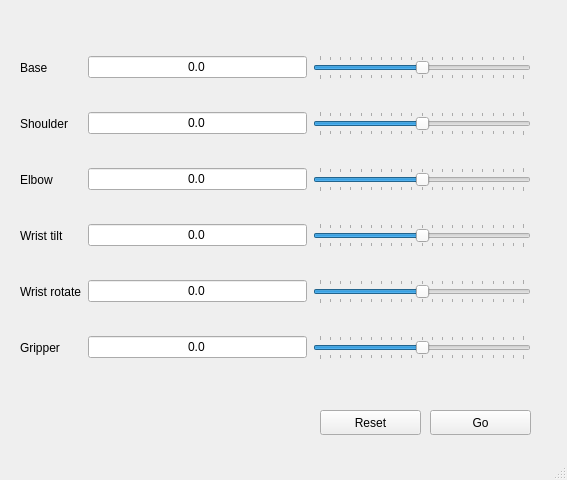
<?xml version="1.0" encoding="UTF-8"?>
<ui version="4.0">
 <class>MainWindow</class>
 <widget class="QMainWindow" name="MainWindow">
  <property name="geometry">
   <rect>
    <x>0</x>
    <y>0</y>
    <width>567</width>
    <height>480</height>
   </rect>
  </property>
  <property name="windowTitle">
   <string>MainWindow</string>
  </property>
  <widget class="QWidget" name="centralwidget">
   <widget class="QWidget" name="gridLayoutWidget">
    <property name="geometry">
     <rect>
      <x>20</x>
      <y>30</y>
      <width>511</width>
      <height>361</height>
     </rect>
    </property>
    <layout class="QGridLayout" name="gridLayout">
     <item row="3" column="0">
      <widget class="QLabel" name="label_2">
       <property name="text">
        <string>Elbow</string>
       </property>
      </widget>
     </item>
     <item row="5" column="1">
      <widget class="QLineEdit" name="wrist_rotate_lineEdit">
       <property name="text">
        <string>0.0</string>
       </property>
       <property name="alignment">
        <set>Qt::AlignCenter</set>
       </property>
      </widget>
     </item>
     <item row="6" column="0">
      <widget class="QLabel" name="label_6">
       <property name="text">
        <string>Gripper</string>
       </property>
      </widget>
     </item>
     <item row="6" column="1">
      <widget class="QLineEdit" name="gripper_lineEdit">
       <property name="text">
        <string>0.0</string>
       </property>
       <property name="alignment">
        <set>Qt::AlignCenter</set>
       </property>
      </widget>
     </item>
     <item row="0" column="1">
      <widget class="QLineEdit" name="base_lineEdit">
       <property name="text">
        <string>0.0</string>
       </property>
       <property name="alignment">
        <set>Qt::AlignCenter</set>
       </property>
      </widget>
     </item>
     <item row="3" column="1">
      <widget class="QLineEdit" name="elbow_lineEdit">
       <property name="text">
        <string>0.0</string>
       </property>
       <property name="alignment">
        <set>Qt::AlignCenter</set>
       </property>
      </widget>
     </item>
     <item row="2" column="2">
      <widget class="QSlider" name="shoulderSlider">
       <property name="minimum">
        <number>-100</number>
       </property>
       <property name="maximum">
        <number>100</number>
       </property>
       <property name="value">
        <number>0</number>
       </property>
       <property name="orientation">
        <enum>Qt::Horizontal</enum>
       </property>
       <property name="tickPosition">
        <enum>QSlider::TicksBothSides</enum>
       </property>
       <property name="tickInterval">
        <number>10</number>
       </property>
      </widget>
     </item>
     <item row="0" column="0">
      <widget class="QLabel" name="label_3">
       <property name="text">
        <string>Base</string>
       </property>
      </widget>
     </item>
     <item row="5" column="0">
      <widget class="QLabel" name="label_5">
       <property name="text">
        <string>Wrist rotate</string>
       </property>
      </widget>
     </item>
     <item row="2" column="1">
      <widget class="QLineEdit" name="shoulder_lineEdit">
       <property name="text">
        <string>0.0</string>
       </property>
       <property name="alignment">
        <set>Qt::AlignCenter</set>
       </property>
      </widget>
     </item>
     <item row="6" column="2">
      <widget class="QSlider" name="gripperSlider">
       <property name="minimum">
        <number>-100</number>
       </property>
       <property name="maximum">
        <number>100</number>
       </property>
       <property name="value">
        <number>0</number>
       </property>
       <property name="orientation">
        <enum>Qt::Horizontal</enum>
       </property>
       <property name="tickPosition">
        <enum>QSlider::TicksBothSides</enum>
       </property>
       <property name="tickInterval">
        <number>10</number>
       </property>
      </widget>
     </item>
     <item row="0" column="2">
      <widget class="QSlider" name="baseSlider">
       <property name="minimum">
        <number>-100</number>
       </property>
       <property name="maximum">
        <number>100</number>
       </property>
       <property name="singleStep">
        <number>1</number>
       </property>
       <property name="value">
        <number>0</number>
       </property>
       <property name="orientation">
        <enum>Qt::Horizontal</enum>
       </property>
       <property name="tickPosition">
        <enum>QSlider::TicksBothSides</enum>
       </property>
       <property name="tickInterval">
        <number>10</number>
       </property>
      </widget>
     </item>
     <item row="4" column="1">
      <widget class="QLineEdit" name="wrist_tilt_lineEdit">
       <property name="text">
        <string>0.0</string>
       </property>
       <property name="alignment">
        <set>Qt::AlignCenter</set>
       </property>
      </widget>
     </item>
     <item row="3" column="2">
      <widget class="QSlider" name="elbowSlider">
       <property name="minimum">
        <number>-100</number>
       </property>
       <property name="maximum">
        <number>100</number>
       </property>
       <property name="value">
        <number>0</number>
       </property>
       <property name="orientation">
        <enum>Qt::Horizontal</enum>
       </property>
       <property name="tickPosition">
        <enum>QSlider::TicksBothSides</enum>
       </property>
       <property name="tickInterval">
        <number>10</number>
       </property>
      </widget>
     </item>
     <item row="4" column="2">
      <widget class="QSlider" name="wrist_tiltSlider">
       <property name="minimum">
        <number>-100</number>
       </property>
       <property name="maximum">
        <number>100</number>
       </property>
       <property name="value">
        <number>0</number>
       </property>
       <property name="orientation">
        <enum>Qt::Horizontal</enum>
       </property>
       <property name="tickPosition">
        <enum>QSlider::TicksBothSides</enum>
       </property>
       <property name="tickInterval">
        <number>10</number>
       </property>
      </widget>
     </item>
     <item row="2" column="0">
      <widget class="QLabel" name="label_4">
       <property name="text">
        <string>Shoulder</string>
       </property>
      </widget>
     </item>
     <item row="4" column="0">
      <widget class="QLabel" name="label">
       <property name="text">
        <string>Wrist tilt</string>
       </property>
      </widget>
     </item>
     <item row="5" column="2">
      <widget class="QSlider" name="wrist_rotateSlider">
       <property name="minimum">
        <number>-100</number>
       </property>
       <property name="maximum">
        <number>100</number>
       </property>
       <property name="value">
        <number>0</number>
       </property>
       <property name="orientation">
        <enum>Qt::Horizontal</enum>
       </property>
       <property name="tickPosition">
        <enum>QSlider::TicksBothSides</enum>
       </property>
       <property name="tickInterval">
        <number>10</number>
       </property>
      </widget>
     </item>
    </layout>
   </widget>
   <widget class="QPushButton" name="goButton">
    <property name="geometry">
     <rect>
      <x>430</x>
      <y>410</y>
      <width>101</width>
      <height>25</height>
     </rect>
    </property>
    <property name="text">
     <string>Go</string>
    </property>
   </widget>
   <widget class="QPushButton" name="resetButton">
    <property name="geometry">
     <rect>
      <x>320</x>
      <y>410</y>
      <width>101</width>
      <height>25</height>
     </rect>
    </property>
    <property name="text">
     <string>Reset</string>
    </property>
   </widget>
  </widget>
  <widget class="QMenuBar" name="menubar">
   <property name="geometry">
    <rect>
     <x>0</x>
     <y>0</y>
     <width>567</width>
     <height>22</height>
    </rect>
   </property>
  </widget>
  <widget class="QStatusBar" name="statusbar"/>
 </widget>
 <resources/>
 <connections/>
</ui>
